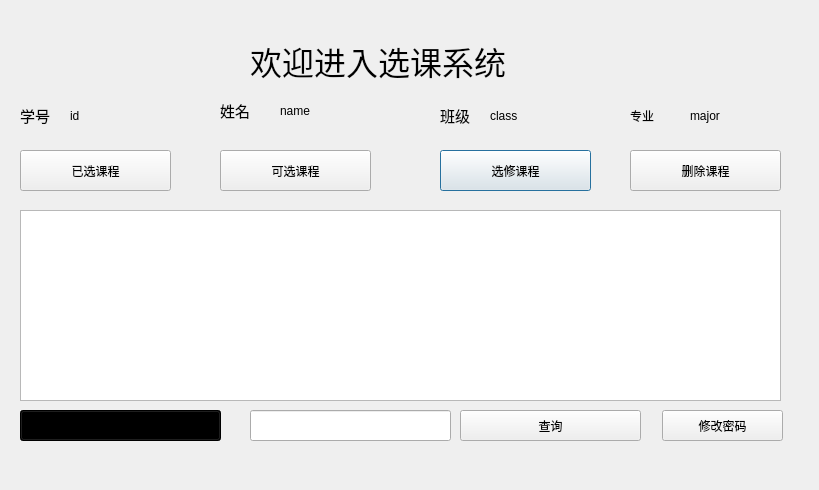
<?xml version="1.0" encoding="UTF-8"?>
<ui version="4.0">
 <class>Dialog1</class>
 <widget class="QDialog" name="Dialog1">
  <property name="geometry">
   <rect>
    <x>0</x>
    <y>0</y>
    <width>819</width>
    <height>490</height>
   </rect>
  </property>
  <property name="windowTitle">
   <string>Dialog</string>
  </property>
  <widget class="QLabel" name="label_4">
   <property name="geometry">
    <rect>
     <x>220</x>
     <y>100</y>
     <width>41</width>
     <height>21</height>
    </rect>
   </property>
   <property name="font">
    <font>
     <family>楷体</family>
     <pointsize>11</pointsize>
     <weight>50</weight>
     <italic>false</italic>
     <bold>false</bold>
    </font>
   </property>
   <property name="styleSheet">
    <string notr="true">font: 11pt &quot;楷体&quot;;</string>
   </property>
   <property name="text">
    <string>姓名</string>
   </property>
  </widget>
  <widget class="QPushButton" name="pushButton_3">
   <property name="geometry">
    <rect>
     <x>440</x>
     <y>150</y>
     <width>151</width>
     <height>41</height>
    </rect>
   </property>
   <property name="text">
    <string>选修课程</string>
   </property>
  </widget>
  <widget class="QLabel" name="name">
   <property name="geometry">
    <rect>
     <x>280</x>
     <y>100</y>
     <width>72</width>
     <height>21</height>
    </rect>
   </property>
   <property name="styleSheet">
    <string notr="true">font: 11pt &quot;楷体&quot;;</string>
   </property>
   <property name="text">
    <string>name</string>
   </property>
  </widget>
  <widget class="QLabel" name="label">
   <property name="geometry">
    <rect>
     <x>250</x>
     <y>30</y>
     <width>361</width>
     <height>61</height>
    </rect>
   </property>
   <property name="font">
    <font>
     <family>黑体</family>
     <pointsize>24</pointsize>
     <weight>50</weight>
     <italic>false</italic>
     <bold>false</bold>
    </font>
   </property>
   <property name="styleSheet">
    <string notr="true">font: 24pt &quot;黑体&quot;;</string>
   </property>
   <property name="text">
    <string>欢迎进入选课系统</string>
   </property>
  </widget>
  <widget class="QLabel" name="id">
   <property name="geometry">
    <rect>
     <x>70</x>
     <y>100</y>
     <width>71</width>
     <height>31</height>
    </rect>
   </property>
   <property name="styleSheet">
    <string notr="true">font: 11pt &quot;楷体&quot;;</string>
   </property>
   <property name="text">
    <string>id</string>
   </property>
  </widget>
  <widget class="QPushButton" name="pushButton_5">
   <property name="geometry">
    <rect>
     <x>460</x>
     <y>410</y>
     <width>181</width>
     <height>31</height>
    </rect>
   </property>
   <property name="text">
    <string>查询</string>
   </property>
  </widget>
  <widget class="QLabel" name="label_2">
   <property name="geometry">
    <rect>
     <x>440</x>
     <y>100</y>
     <width>41</width>
     <height>31</height>
    </rect>
   </property>
   <property name="font">
    <font>
     <family>楷体</family>
     <pointsize>11</pointsize>
     <weight>50</weight>
     <italic>false</italic>
     <bold>false</bold>
    </font>
   </property>
   <property name="styleSheet">
    <string notr="true">font: 11pt &quot;楷体&quot;;</string>
   </property>
   <property name="text">
    <string>班级</string>
   </property>
  </widget>
  <widget class="QLabel" name="label_6">
   <property name="geometry">
    <rect>
     <x>630</x>
     <y>100</y>
     <width>41</width>
     <height>31</height>
    </rect>
   </property>
   <property name="styleSheet">
    <string notr="true">font: 11pt &quot;楷体&quot;;</string>
   </property>
   <property name="text">
    <string>专业</string>
   </property>
  </widget>
  <widget class="QLabel" name="major">
   <property name="geometry">
    <rect>
     <x>690</x>
     <y>100</y>
     <width>72</width>
     <height>31</height>
    </rect>
   </property>
   <property name="styleSheet">
    <string notr="true">font: 11pt &quot;楷体&quot;;</string>
   </property>
   <property name="text">
    <string>major</string>
   </property>
  </widget>
  <widget class="QPushButton" name="pushButton_2">
   <property name="geometry">
    <rect>
     <x>220</x>
     <y>150</y>
     <width>151</width>
     <height>41</height>
    </rect>
   </property>
   <property name="text">
    <string>可选课程</string>
   </property>
  </widget>
  <widget class="QLabel" name="class_2">
   <property name="geometry">
    <rect>
     <x>490</x>
     <y>100</y>
     <width>91</width>
     <height>31</height>
    </rect>
   </property>
   <property name="styleSheet">
    <string notr="true">font: 11pt &quot;楷体&quot;;</string>
   </property>
   <property name="text">
    <string>class</string>
   </property>
  </widget>
  <widget class="QPushButton" name="pushButton_4">
   <property name="geometry">
    <rect>
     <x>630</x>
     <y>150</y>
     <width>151</width>
     <height>41</height>
    </rect>
   </property>
   <property name="text">
    <string>删除课程</string>
   </property>
  </widget>
  <widget class="QPushButton" name="pushButton_6">
   <property name="geometry">
    <rect>
     <x>662</x>
     <y>410</y>
     <width>121</width>
     <height>31</height>
    </rect>
   </property>
   <property name="text">
    <string>修改密码</string>
   </property>
  </widget>
  <widget class="QTableWidget" name="tableWidget">
   <property name="geometry">
    <rect>
     <x>20</x>
     <y>210</y>
     <width>761</width>
     <height>191</height>
    </rect>
   </property>
  </widget>
  <widget class="QLineEdit" name="findtext">
   <property name="geometry">
    <rect>
     <x>250</x>
     <y>410</y>
     <width>201</width>
     <height>31</height>
    </rect>
   </property>
  </widget>
  <widget class="QPushButton" name="pushButton">
   <property name="geometry">
    <rect>
     <x>20</x>
     <y>150</y>
     <width>151</width>
     <height>41</height>
    </rect>
   </property>
   <property name="text">
    <string>已选课程</string>
   </property>
  </widget>
  <widget class="QLabel" name="label_5">
   <property name="geometry">
    <rect>
     <x>20</x>
     <y>100</y>
     <width>41</width>
     <height>31</height>
    </rect>
   </property>
   <property name="font">
    <font>
     <family>楷体</family>
     <pointsize>11</pointsize>
     <weight>50</weight>
     <italic>false</italic>
     <bold>false</bold>
    </font>
   </property>
   <property name="styleSheet">
    <string notr="true">font: 11pt &quot;楷体&quot;;</string>
   </property>
   <property name="text">
    <string>学号</string>
   </property>
  </widget>
  <widget class="QComboBox" name="comboBox">
   <property name="geometry">
    <rect>
     <x>20</x>
     <y>410</y>
     <width>201</width>
     <height>31</height>
    </rect>
   </property>
   <property name="styleSheet">
    <string notr="true">background-color: qlineargradient(spread:pad, x1:0, y1:0, x2:1, y2:0, stop:0 rgba(0, 153, 255, 255), stop:1 rgba(255, 255, 255, 255));
font: 12pt &quot;楷体&quot;;</string>
   </property>
   <item>
    <property name="text">
     <string>课程号</string>
    </property>
   </item>
   <item>
    <property name="text">
     <string>课程名</string>
    </property>
   </item>
   <item>
    <property name="text">
     <string>课程学时</string>
    </property>
   </item>
   <item>
    <property name="text">
     <string>课程学分</string>
    </property>
   </item>
   <item>
    <property name="text">
     <string>老师姓名</string>
    </property>
   </item>
  </widget>
 </widget>
 <resources/>
 <connections/>
</ui>
